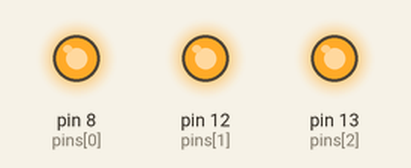
Simulated run of this sketch. Board: Arduino Uno, built with avr-gcc and run on an emulated ATmega328P. Parts: output pins drawn as LEDs (lit = HIGH). Random numbers use the default seed unless the sketch sets one.

Above: at 0.1 s.
At 126.1 s:
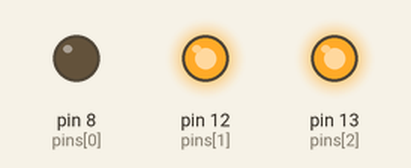
Timing chart, 0 to 129.5 s (numbered marks = the images above):
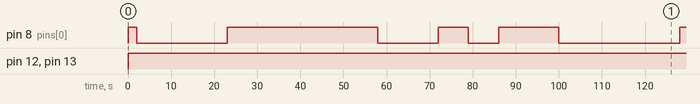

The sketch:

Blink.ino
```cpp
/*
  Reflex game.
 */

#define tableSize 3

int pins[] = {8, 12, 13};
int order[] = {0, 1, 2};

// the setup function runs once when you press reset or power the board
void setup() {
  setupLeds();
}

// the loop function runs over and over again forever
void loop() {
  beginning(2000);
  //dodac na wyswietlaczu ze zaczyna sie gra
  executeLeds();
}

void beginning(int time){
  sendInfoToLeds(HIGH);
  delay(time);
  sendInfoToLeds(LOW);
}
```

LEDExecutor.ino
```cpp
/*
  File storing functions that operate on leds.
 */
void setupLeds(){
  for(int i = 0; i<tableSize; i++){
    pinMode(pins[i], OUTPUT);
  }
}

void sendInfoToLeds(int info){
  for(int i = 0; i<tableSize; i++){
    digitalWrite(pins[order[i]], info);
  }
}

void selectRandomOrder(){
  int previousIndex = -1;
  boolean goodValue = false;
  for(int i = 0; i<tableSize; i++){
    int currentIndex;
    while(goodValue==false){
      currentIndex = random(0,2);
      if(currentIndex!=previousIndex){
        order[i]=currentIndex;
        goodValue=true;
      }
    }
    previousIndex = currentIndex;
  }
}

void executeLeds(){
  selectRandomOrder();
  sendInfoToLeds(HIGH);
  //oczekiwanie na wcisniecie przycisku (tymczasowo delay)
  //bedzie trzeba zmierzyc czas i dodac brzeczyk po wcisnieciu przycisku
  delay(5000);
  sendInfoToLeds(LOW);
}
```

Measured:
- by itself, pin 8 (pins[0]): LOW → HIGH at 0.00 s, → LOW 2.0 s later, → HIGH 21.0 s later, → LOW 35.0 s later, … (9 changes in this stretch)
- by itself, pin 12 (pins[1]), pin 13 (pins[2]): LOW → HIGH at 0.00 s
